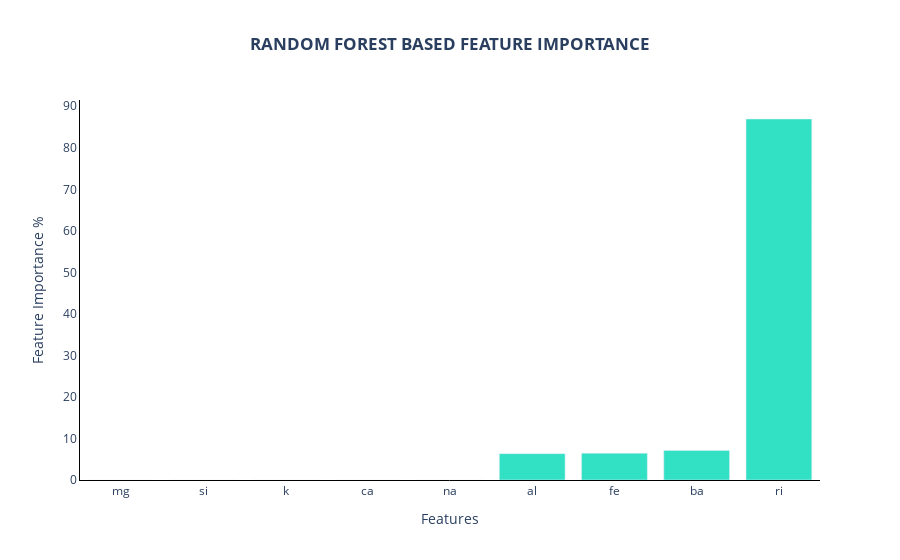

Notebook code for this chart:
### Code cell
trace = go.Bar(x=model["features"], y=model["values"]*100, marker=dict(color='#32E0C4'))
data = [trace]
layout = go.Layout()
fig = go.Figure(data=data, layout=layout)
fig.update_layout({'plot_bgcolor': 'rgba(0,0,0,0)', 'paper_bgcolor': 'rgba(0,0,0,0)'})
fig.update_layout(title_text="<b>RANDOM FOREST BASED FEATURE IMPORTANCE<b> ", title_x=0.5)
fig.update_xaxes(title_text='Features')
fig.update_yaxes(title_text='Feature Importance %')
fig.update_xaxes(showline=True, linewidth=1, linecolor='black', rangemode='nonnegative')
fig.update_yaxes(showline=True, linewidth=1, linecolor='black', rangemode='nonnegative')

### Figure 1 — Plotly figure (JSON) as saved in the notebook; plotly's stock layout.template omitted (floating-point values rounded to 4 significant figures)
{"data": [{"marker": {"color": "#32E0C4"}, "type": "bar", "x": ["mg", "si", "k", "ca", "na", "al", "fe", "ba", "ri"], "y": [-2.674, -1.651, -1.43, -0.7673, -0.3255, 6.347, 6.44, 7.126, 86.93]}], "layout": {"paper_bgcolor": "rgba(0,0,0,0)", "plot_bgcolor": "rgba(0,0,0,0)", "title": {"text": "<b>RANDOM FOREST BASED FEATURE IMPORTANCE<b> ", "x": 0.5}, "xaxis": {"linecolor": "black", "linewidth": 1, "rangemode": "nonnegative", "showline": true, "title": {"text": "Features"}}, "yaxis": {"linecolor": "black", "linewidth": 1, "rangemode": "nonnegative", "showline": true, "title": {"text": "Feature Importance %"}}}}
